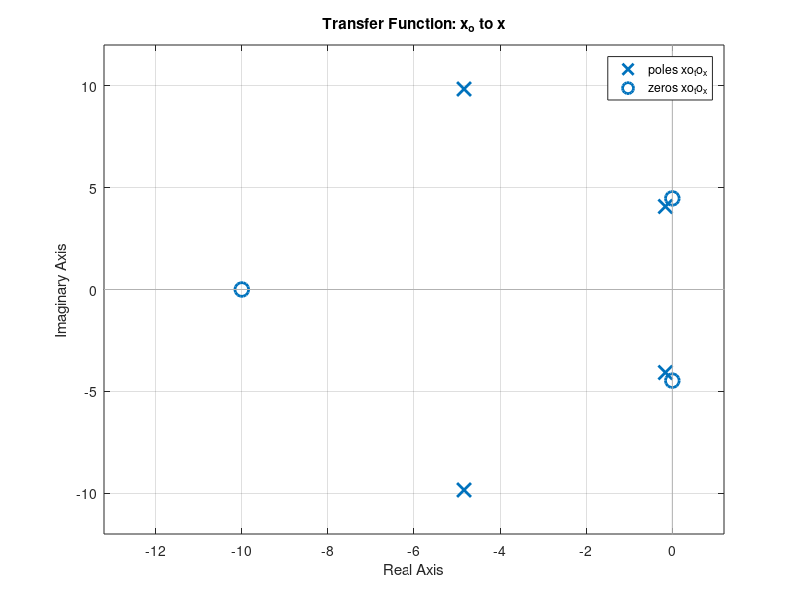

This figure's MATLAB source:
% Analyze transfer functions, pole-zero plots, and frequency responses of
% all system iterations (with and without hand impedance, with and without
% feedforward force).

clear all;
close all;
clc;

% Define variables
% m = 1.1; % Mass of ball (kg)
% M = 1.9; % Mass of cup (kg)
% l = 0.5; % Length of the massless pendulum rod (m)
% g = 9.8; % Gravity (m/s^2)
% K = 100; % N/m
% B = 10;  % N-s/m

m = 1; % Mass of ball (kg)
M = 1; % Mass of cup (kg)
l = 0.5; % Length of the massless pendulum rod (m)
g = 10; % Gravity (m/s^2)
K = 100; % N/m
B = 10;  % N-s/m

%% No hand impedance
% Transfer function from x (cart position) to theta (ball angle)
% x_to_theta = tf([-1/l 0 0], [1 0 g/l]);
% 
% figure()
% bode(x_to_theta)
% title("Transfer Function: x to {\theta}")
% 
% figure()
% pzmap(x_to_theta)
% title("Transfer Function: x to {\theta}")

%%
% Transfer function from x_0 (ZFT) to x (cart position)

xo_to_x = tf([B K B*g/l K*g/l], [M B ((m+M)*g/l+K) B*g/l K*g/l]);

% figure()
% bode(xo_to_x)
% title("Transfer Function: x_o to x")

figure()
pzmap(xo_to_x)
title("Transfer Function: x_o to x")
